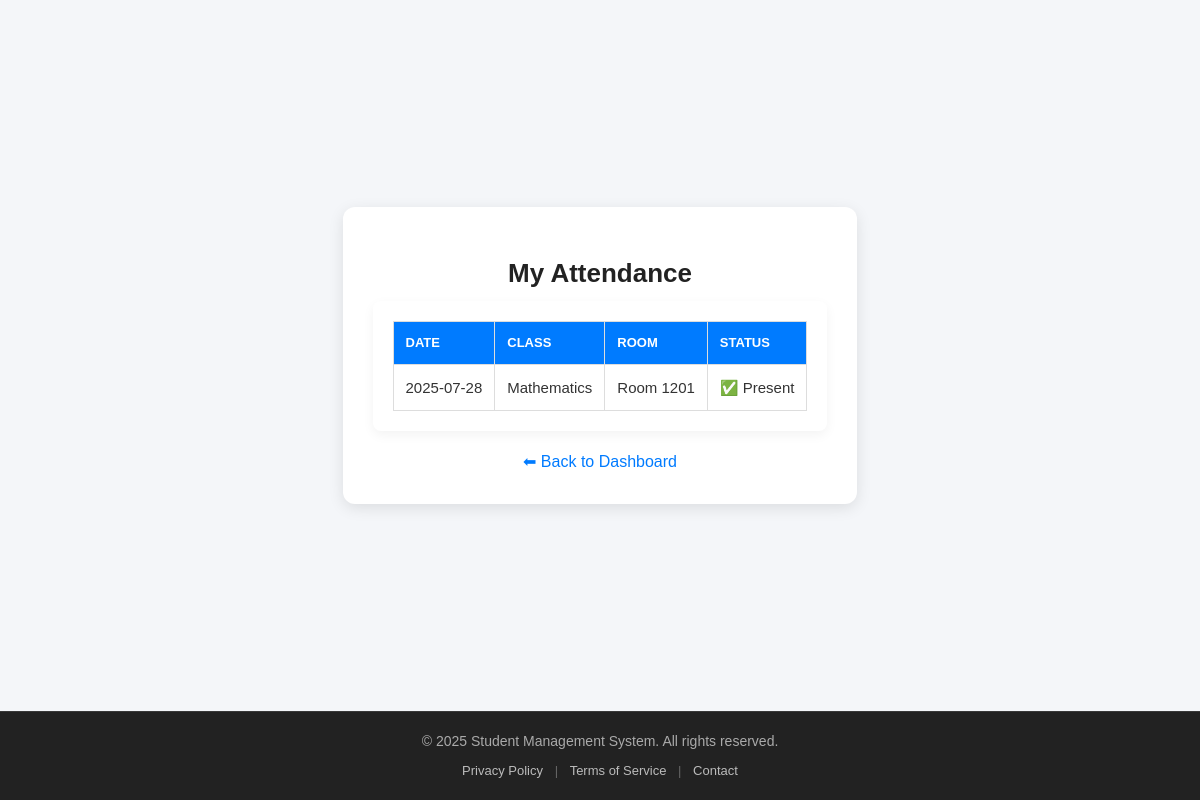
The app's page /public/student/attendance.php (signed in) with its own data.
### tables this page shows
CREATE TABLE `attendance` (
  `id` int(11) NOT NULL,
  `enrollment_id` int(11) NOT NULL,
  `date` date NOT NULL,
  `status` enum('present','absent','late','') NOT NULL,
  `notes` text NOT NULL,
  `created_at` timestamp NOT NULL DEFAULT current_timestamp()
);

CREATE TABLE `subjects` (
  `id` int(11) NOT NULL,
  `name` varchar(100) NOT NULL,
  `code` varchar(10) NOT NULL,
  `created_at` timestamp NOT NULL DEFAULT current_timestamp()
);

CREATE TABLE `classes` (
  `id` int(11) NOT NULL,
  `subject_id` int(11) NOT NULL,
  `teacher_id` int(11) NOT NULL,
  `start_time` datetime NOT NULL,
  `end_time` datetime NOT NULL,
  `room` varchar(255) NOT NULL,
  `created_at` timestamp NOT NULL DEFAULT current_timestamp()
);

### public/student/attendance.php (the view, shortened to what this page needs)
<?php
global $pdo;
$student_id = $_SESSION['user_id'];
$stmt = $pdo->prepare("
    SELECT a.date, a.status, s.name AS subject_name, c.room
    FROM attendance a
    JOIN enrollments e ON a.enrollment_id = e.id
    JOIN classes c ON e.class_id = c.id
    JOIN subjects s ON c.subject_id = s.id
    WHERE e.user_id = ?
    ORDER BY a.date DESC
");
$stmt->execute([$student_id]);
$attendance_records = $stmt->fetchAll(PDO::FETCH_ASSOC);
?>
<!DOCTYPE html>
<html>
<head>
    <link rel="stylesheet" href="../assets/style.css?v=<?= time(); ?>">
</head>
<body class="dashboard-page">
<div class="dashboard-wrapper">
    <div class="dashboard-card attendance-view">
        <h1>My Attendance</h1>
        <?php if (empty($attendance_records)): ?>
            <p style="text-align:center; color:red; font-weight:bold;">
                 No attendance records yet.
            </p>
        <?php else: ?>
            <div class="attendance-wrapper">
                <table>
                    <thead>
                    <tr>
                        <th>Date</th>
                        <th>Class</th>
                        <th>Room</th>
                        <th>Status</th>
                    </tr>
                    </thead>
                    <tbody>
                    <?php foreach ($attendance_records as $record): ?>
                        <tr>
                            <td><?= htmlspecialchars($record['date']) ?></td>
                            <td><?= htmlspecialchars($record['subject_name']) ?></td>
                            <td><?= htmlspecialchars($record['room']) ?></td>
                            <td>
                                <?= $record['status'] === 'present'
                                    ? "✅ Present"
                                    : "❌ Absent" ?>
                            </td>
                        </tr>
                    <?php endforeach; ?>
                    </tbody>
                </table>
            </div>
        <?php endif; ?>
        <a class="back-link" href="../dashboard.php">⬅ Back to Dashboard</a>
    </div>
</div>
<?php include __DIR__ . '/../templates/footer.php'; ?>
</body>
</html>

### public/assets/style.css (style rules this page uses)
html, body { height: 100%; margin: 0; padding: 0; display: flex; flex-direction: column; }
body > *:not(.site-footer) { flex: 1; }
body { font-family: Arial, sans-serif; background: #f4f4f9; color: #333; line-height: 1.4; padding: 20px; }
table { width: 100%; border-collapse: collapse; margin-bottom: 20px; }
table th, table td { padding: 16px 14px; font-size: 15px; border: 1px solid #ccc; text-align: left; vertical-align: top; word-break: break-word; overflow-wrap: anywhere; white-space: normal; overflow: hidden; text-overflow: ellipsis; }
table th { background: #007bff; color: #fff; text-transform: uppercase; font-size: 13px; }
a { color: #007bff; text-decoration: none; transition: color 0.2s ease-in-out; }
body.dashboard-page { background: #f4f6f9; padding: 0; display: flex; flex-direction: column; min-height: 100vh; }
.dashboard-wrapper { flex: 1; display: flex; justify-content: center; align-items: center; padding: 40px 20px; }
.dashboard-card { background: #fff; padding: 30px; border-radius: 12px; box-shadow: 0 4px 15px rgba(0, 0, 0, 0.1); text-align: center; }
.dashboard-card.attendance-view { max-width: 800px; text-align: center; }
.dashboard-card h1 { font-size: 26px; margin-bottom: 10px; color: #222; text-align: center; }
.dashboard-card table { width: 100%; border-collapse: collapse; margin-top: 15px; }
.dashboard-card th, .dashboard-card td { padding: 12px; border: 1px solid #ddd; }
.dashboard-card th { background: #007bff; color: #fff; }
.attendance-wrapper { max-width: 900px; margin: 0 auto; padding: 20px; background: #fff; border-radius: 8px; box-shadow: 0 4px 12px rgba(0, 0, 0, 0.05); }
.attendance-wrapper table { width: 100%; border-collapse: collapse; margin: 0 auto; }
.attendance-wrapper th, .attendance-wrapper td { padding: 12px; border: 1px solid #ddd; text-align: left; }
.attendance-wrapper th { background: #007bff; color: #fff; }
.back-link { display: inline-block; margin-top: 20px; color: #007bff; text-decoration: none; }
.dashboard-card table td:nth-child(2), .dashboard-card table th:nth-child(2) { max-width: 220px; white-space: nowrap; overflow: hidden; text-overflow: ellipsis; }

### records on screen
attendance: date "2025-07-28", subjects.name "Mathematics", classes.room "Room 1201", status "✅ Present"
